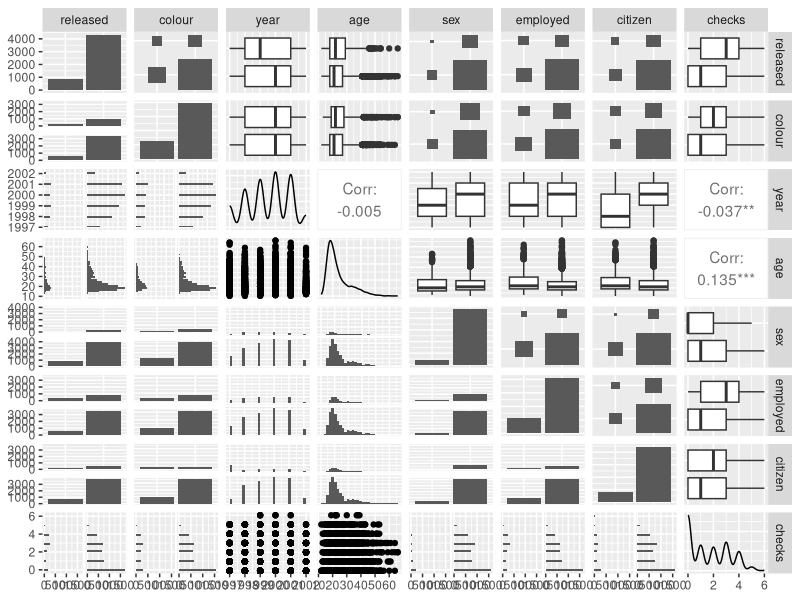
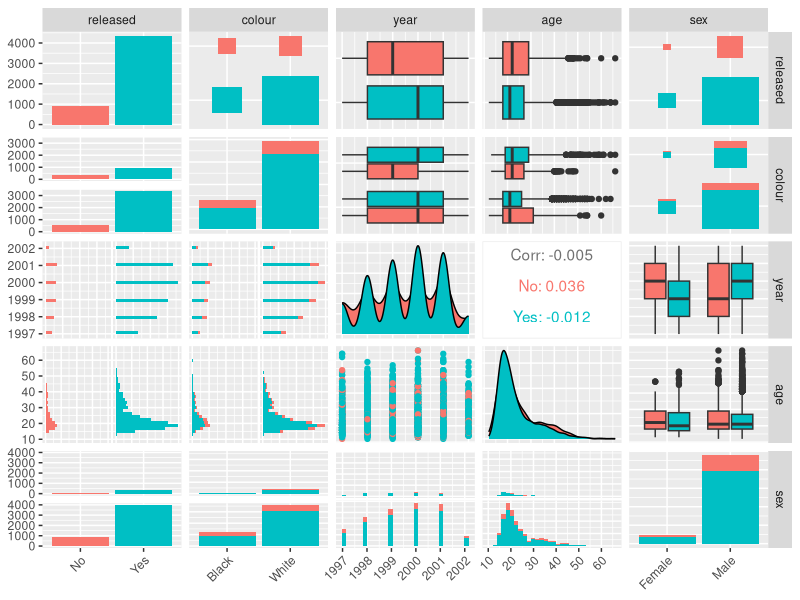
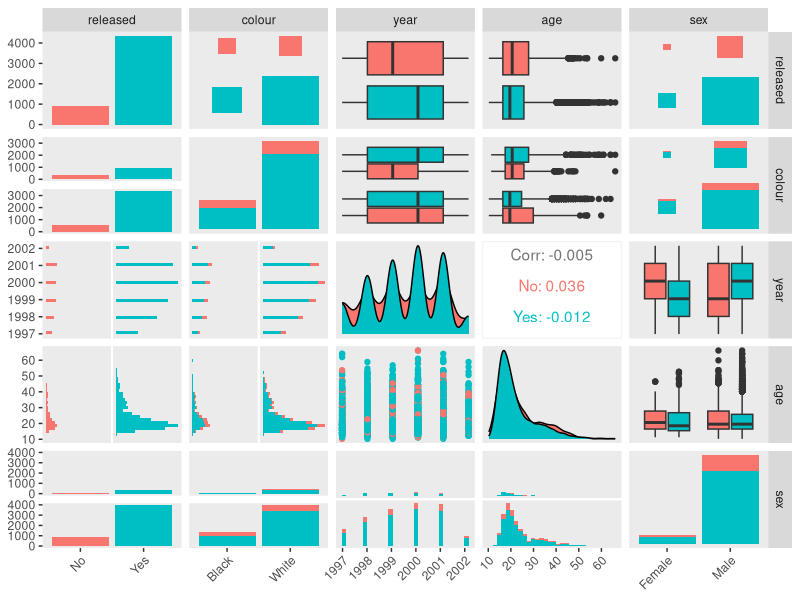
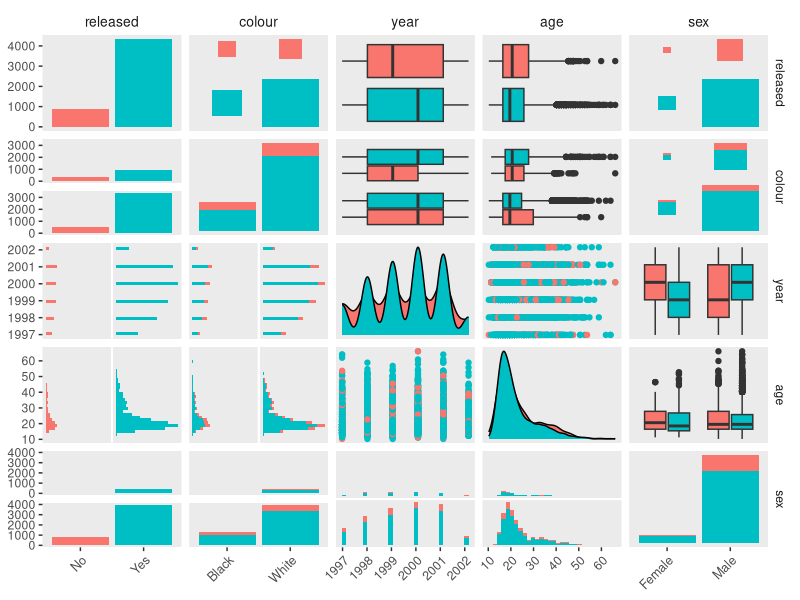
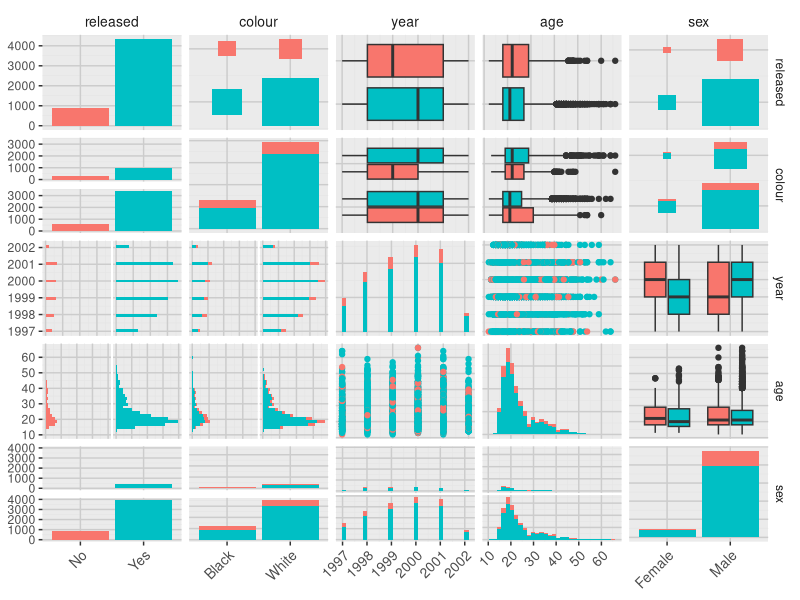

R code for these plots, in order: (Note: this script raises an error after producing the figures.)
###Original text for the issue ####

# Chargement des bibliothèques nécessaires
library(effects)
library(ggplot2)
library(GGally)
# Chargement des données d'arrestations
data(Arrests)
####Plot####
plot <- ggpairs(Arrests)
plot

####Première proposition de chatGPT####

# Création d'un graphique de paires en sélectionnant uniquement la colonne 'released' contre toutes les autres variables
plot <- ggpairs(Arrests, columns = c(1, 2:5),
                mapping = ggplot2::aes(color = released)) +
  theme(axis.text.x = ggplot2::element_text(angle = 45, hjust = 1))
# Affichage du graphique

plot

#Ce code a enlevé les colonnes checks et citizen alors que cela n'était pas demandé, et n'a pas fait ce qui était attendu mais à rajouté le canal, couleurs qui aident à la compréhension globale des graphiques
#J'ai donc redemandé à ChatGPT, voici la deuxième proposition : 

# Création d'un graphique de paires en sélectionnant uniquement la colonne 'released' contre toutes les autres variables
plot <- ggpairs(Arrests, columns = c(1, 2:5),
                mapping = ggplot2::aes(color = released)) +
  theme(axis.text.x = ggplot2::element_text(angle = 45, hjust = 1),
        panel.grid.major = ggplot2::element_blank(),
        panel.grid.minor = ggplot2::element_blank(),
        legend.title = ggplot2::element_text(size = 12),
        legend.text = ggplot2::element_text(size = 10))

plot

#On rencontre toujours le même problème

#Je teste du code à l'aide de forums et de recherches 

# Test de différentes configurations :

# Création d'un graphique de paires en sélectionnant uniquement la colonne 'released' contre toutes les autres variables
plot <- ggpairs(Arrests, columns = c(1, 2:5),
                mapping = ggplot2::aes(color = released),
                upper = list(continuous = wrap("points")),
                lower = list(continuous = wrap("points"))) +
  theme(axis.text.x = ggplot2::element_text(angle = 45, hjust = 1),
        panel.grid.major = ggplot2::element_blank(),
        panel.grid.minor = ggplot2::element_blank(),
        legend.title = ggplot2::element_text(size = 12),
        legend.text = ggplot2::element_text(size = 10))

# Ajout de thèmes pour s'assurer que les étiquettes de l'axe x apparaissent sur chaque sous-graphique
plot <- plot + theme(strip.background = ggplot2::element_blank(),
                     strip.text.x = ggplot2::element_text(size = 10),
                     axis.text.x = ggplot2::element_text(size = 9))
# Affichage du graphique

plot

#Je rencontre toujours le même problème avec les axes 
# Fonction pour ajouter des étiquettes d'axe x et des lignes de grille à chaque sous-graphique
add_axes_and_grids <- function(plot) {
  plot + theme(
    axis.text.x = ggplot2::element_text(angle = 45, hjust = 1),
    axis.ticks.x = ggplot2::element_line(),
    panel.grid.major = ggplot2::element_line(color = "grey80"),
    panel.grid.minor = ggplot2::element_line(color = "grey90"),
    strip.background = ggplot2::element_blank(),
    strip.text.x = ggplot2::element_text(size = 10),
    axis.title.x = ggplot2::element_text(size = 12)
  )
}

# Création d'un graphique de paires en sélectionnant uniquement la colonne 'released' contre toutes les autres variables
base_plot <- ggpairs(Arrests, columns = c(1, 2:5),
                     mapping = ggplot2::aes(color = released),
                     upper = list(continuous = wrap("points")),
                     lower = list(continuous = wrap("points")),
                     diag = list(continuous = wrap("barDiag")))

# Ajout de thèmes pour s'assurer que les étiquettes de l'axe x et les lignes de grille sont visibles sur chaque sous-graphique
plot <- base_plot +
  theme(
    axis.text.x = ggplot2::element_text(angle = 45, hjust = 1),
    panel.grid.major = ggplot2::element_line(color = "grey80"),
    panel.grid.minor = ggplot2::element_line(color = "grey90"),
    strip.background = ggplot2::element_blank(),
    strip.text.x = ggplot2::element_text(size = 10),
    axis.title.x = ggplot2::element_text(size = 12),
    axis.ticks.x = ggplot2::element_line(),
    axis.text.x.bottom = ggplot2::element_text(size = 10)
  )

# Affichage du graphique

plot


# Encore des tests

library(GGally)
library(ggplot2)
library(effects)

data(Arrests)

# Création d'un graphique de paires en sélectionnant uniquement la colonne 'released' contre toutes les autres variables
base_plot <- ggpairs(Arrests,
                     columns = c(1, 2, 3, 4, 5),  # Garder uniquement 'released' vs autres
                     mapping = aes(color = released),
                     upper = list(continuous = wrap("points")),
                     lower = list(continuous = wrap("points")),
                     diag = list(continuous = wrap("barDiag")),
                     columnLabels = c("Released", "Colour", "Year", "Age", "Sex"))

# Fonction pour ajouter des étiquettes d'axe x et appliquer une grille
fix_x_axis_labels <- function(plot) {
  for (i in 2:length(plot$plots)) {
    plot$plots[[i, 1]] <- plot$plots[[i, 1]] +
      theme(axis.text.x = element_text(angle = 45, vjust = 1, size = 10),
            axis.title.x = element_text(size = 12))
  }
  return(plot)
}

# Application de la fonction pour appliquer les étiquettes d'axe x sur tous les sous-graphiques
final_plot <- fix_x_axis_labels(base_plot)

# Affichage du graphique final

print(final_plot)


# Create a pair plot selecting only 'released' against all other variables
base_plot <- ggpairs(Arrests,
                     columns = c(1, 2, 3, 4, 5),  # Garder uniquement 'released' vs autres
                     mapping = aes(color = released),
                     upper = list(continuous = wrap("points")),
                     lower = list(continuous = wrap("points")),
                     diag = list(continuous = wrap("barDiag")))

# Application manuelle des étiquettes d'axe x sur chaque sous-graphique
final_plot <- base_plot +
  theme(
    strip.text = element_text(size = 10), # Assurer la visibilité des étiquettes de facettes
    axis.text.x = element_text(angle = 45, vjust = 1, size = 10),
    axis.title.x = element_text(size = 12)
  )
# Affichage du graphique final

print(final_plot)


#test d'une fonction ggpairs_focus

# Load required libraries
library(ggplot2)
library(GGally)
library(gridExtra)
library(effects)  # Contains the 'Arrests' dataset
library(cowplot)
library(effects)  # For 'Arrests' dataset
data("Arrests")

# Run the function for 'released' column
ggpairs_focus(Arrests, target_column = "released")
